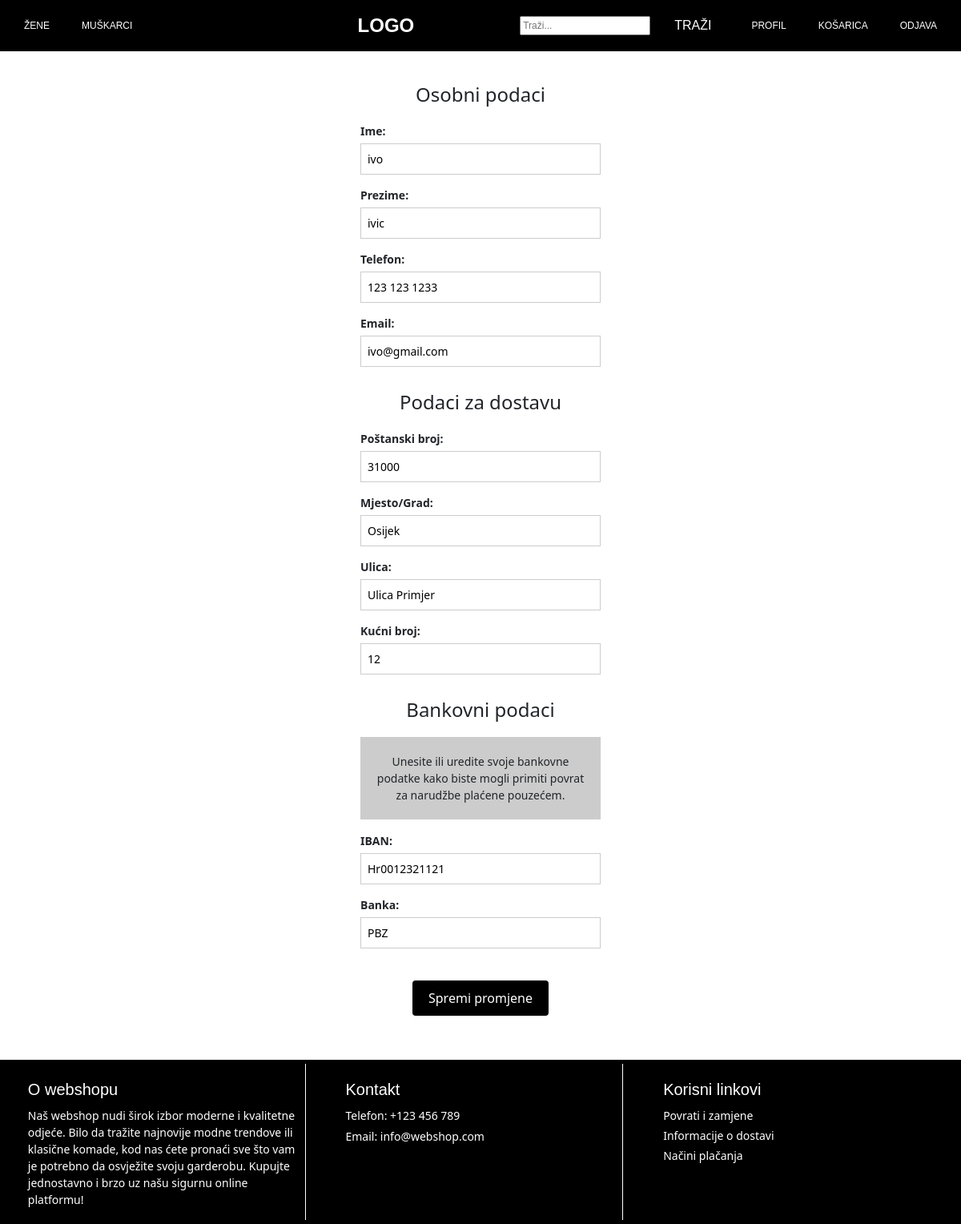
The page /webshop/personal_data/ (signed in) on the database its author committed.
### webshop/models.py (models this page shows, shortened)
class Account(models.Model):
    user = models.OneToOneField(User, on_delete=models.CASCADE)
    name = models.CharField(max_length=255)
    surname = models.CharField(max_length=255)
    phone = models.CharField(max_length=20)
    email = models.EmailField(unique=True)
    city = models.CharField(max_length=255)
    postal_number = models.CharField(max_length=255)
    street = models.CharField(max_length=255)
    house_number = models.CharField(max_length=255)
    iban = models.CharField(max_length=34, blank=True, null=True)
    bank = models.CharField(max_length=255, blank=True, null=True)

### webshop/views.py (the view, shortened to what this page needs)
# urls.py: path('personal_data/', views.personal_data_view, name='personal_data'),
def personal_data_view(request):
    user_account = Account.objects.get(user=request.user)
    return render(request, 'webshop/personal_data.html', {'user_account': user_account})

### webshop/authentication.py (called while the page is built)
    def get_user(self, user_id):
        try:
            return User.objects.get(pk=user_id)
        except ObjectDoesNotExist:
            return None

### webshop/templates/webshop/personal_data.html (shortened to what this page needs)
{% extends 'webshop/base.html' %}
{% load static %}
{% block extra_css %}
<link rel="stylesheet" href="{% static 'webshop/css/personal_data.css' %}">
{% endblock %}
{% block content %}
<div class="personal-data-container">
    <h2>Osobni podaci</h2>
    <form action="" method="POST">
        <div class="form-group">
            <label for="name">Ime:</label>
            <input type="text" id="name" name="name" value="{{ user_account.name }}">
        </div>
        <div class="form-group">
            <label for="surname">Prezime:</label>
            <input type="text" id="surname" name="surname" value="{{ user_account.surname }}">
        </div>
        <div class="form-group">
            <label for="phone">Telefon:</label>
            <input type="text" id="phone" name="phone" value="{{ user_account.phone }}">
        </div>
        <div class="form-group">
            <label for="email">Email:</label>
            <input type="email" id="email" name="email" value="{{ user_account.email }}">
        </div>
</div>
<div class="delivery-data-container">
    <h2>Podaci za dostavu</h2>
    <div class="form-group">
        <label for="postal_number">Poštanski broj:</label>
        <input type="text" id="postal_number" name="postal_number" value="{{ user_account.postal_number }}">
    </div>
    <div class="form-group">
        <label for="city">Mjesto/Grad:</label>
        <input type="text" id="city" name="city" value="{{ user_account.city }}">
    </div>
    <div class="form-group">
        <label for="street">Ulica:</label>
        <input type="text" id="street" name="street" value="{{ user_account.street }}">
    </div>
    <div class="form-group">
        <label for="house_number">Kućni broj:</label>
        <input type="text" id="house_number" name="house_number" value="{{ user_account.house_number }}">
    </div>
</div>
<div class="bank-details-container">
    <h2>Bankovni podaci</h2>
    <div class="info-container">
        <p>
            Unesite ili uredite svoje bankovne podatke kako biste mogli primiti povrat za narudžbe plaćene pouzećem.
        </p>
    </div>
    <div class="form-group">
        <label for="iban">IBAN:</label>
        <input type="text" id="iban" name="iban" value="{{ user_account.iban }}">
    </div>
    <div class="form-group">
        <label for="bank">Banka:</label>
        <input type="text" id="bank" name="bank" value="{{ user_account.bank }}">
    </div>
    <div class="button-container">
        <button type="submit">Spremi promjene</button>
    </div>
</div>
{% endblock %}

### webshop/static/webshop/css/base.css (style rules this page uses)
body { font-family: Arial, sans-serif; margin: 0; padding: 0; height: 100%; background-color: white; display: flex; flex-direction: column; min-height: 100vh; }

### webshop/static/webshop/css/personal_data.css (style rules this page uses)
.personal-data-container { width: 25%; margin: 40px auto 10px; font-family: system-ui, -apple-system, BlinkMacSystemFont, 'Segoe UI', Roboto, Oxygen, Ubuntu, Cantarell, 'Open Sans', 'Helvetica Neue', sans-serif; }
.personal-data-container h2 { font-size: 24px; margin-bottom: 20px; text-align: center; }
.form-group { margin-bottom: 15px; }
.form-group label { display: block; font-weight: bold; font-size: 14px; font-family: system-ui, -apple-system, BlinkMacSystemFont, 'Segoe UI', Roboto, Oxygen, Ubuntu, Cantarell, 'Open Sans', 'Helvetica Neue', sans-serif; margin-bottom: 5px; }
.form-group input { width: 100%; padding: 8px; border: 1px solid #ccc; font-size: 14px; box-sizing: border-box; }
.delivery-data-container { width: 25%; margin: 30px auto 30px auto; font-family: system-ui, -apple-system, BlinkMacSystemFont, 'Segoe UI', Roboto, Oxygen, Ubuntu, Cantarell, 'Open Sans', 'Helvetica Neue', sans-serif; }
.delivery-data-container h2 { font-size: 24px; margin-bottom: 20px; text-align: center; }
.bank-details-container { width: 25%; margin: 30px auto 30px auto; font-family: system-ui, -apple-system, BlinkMacSystemFont, 'Segoe UI', Roboto, Oxygen, Ubuntu, Cantarell, 'Open Sans', 'Helvetica Neue', sans-serif; }
.bank-details-container h2 { font-size: 24px; margin-bottom: 20px; text-align: center; }
.info-container p { font-size: 14px; background-color: #ccc; text-align: center; padding: 20px; }
.button-container { display: flex; justify-content: center; padding: 25px; margin-bottom: 20px; }
button[type="submit"] { background-color: black; color: white; padding: 10px 20px; border: none; border-radius: 4px; cursor: pointer; font-size: 16px; }

### rows shown on the page
Account: name "ivo", surname "ivic", phone "123 123 1233", email "ivo@gmail.com", postal_number "31000", city "Osijek", street "Ulica Primjer", house_number "12", iban "Hr0012321121", bank "PBZ"
